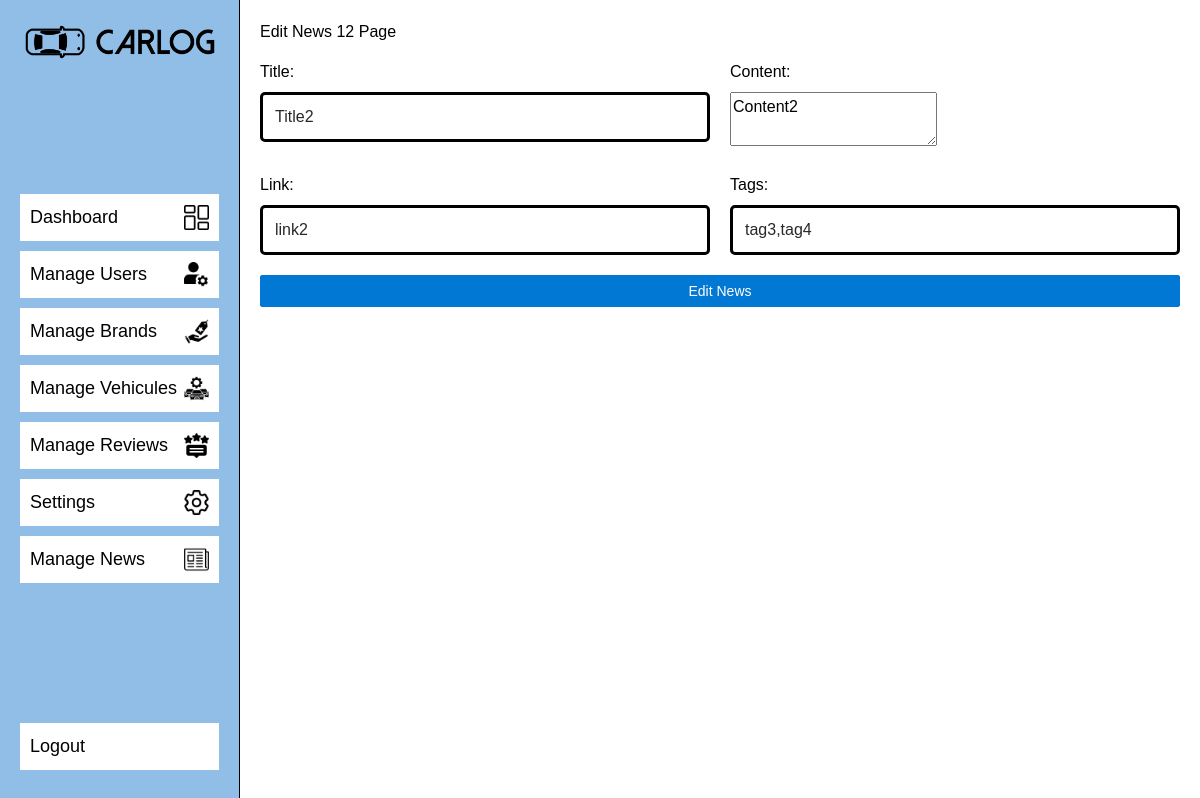
The page /admin/news/?id=12 (signed in) on the database its author committed.
### tables this page shows
CREATE TABLE `news` (
  `id` int(11) NOT NULL,
  `title` varchar(255) NOT NULL,
  `content` text NOT NULL,
  `link` varchar(255) DEFAULT NULL,
  `created_at` timestamp NOT NULL DEFAULT current_timestamp(),
  `updated_at` timestamp NOT NULL DEFAULT current_timestamp() ON UPDATE current_timestamp(),
  `tags` varchar(255) DEFAULT NULL,
  `views_count` int(11) DEFAULT 0,
  `likes_count` int(11) DEFAULT 0
);

### app/router.php (called while the page is built, shortened)
<?php
require_once($_SERVER['DOCUMENT_ROOT'] . "/CarLog/app/views/adminViews/editNewsPage.php");
$request = rtrim($_SERVER['REQUEST_URI'], '/') . '/';
$request = strtok($request, '?');
$view = null;
switch ($request) {
    case '/CarLog/admin/news/':
        if (isset($_GET['id'])) {
            $id = $_GET['id'];
            $view = new EditNewsPage($id);
        } else {
            $view = new PageNotFound();
        }
        break;
}
$view->showPage();

### config/queries/newsQueries.php (called while the page is built, shortened)
<?php
require_once($_SERVER['DOCUMENT_ROOT'] . '/CarLog/app/controllers/databaseController.php');
class NewsQueries
{
    public static function getNewsById()
    {
        return "SELECT * FROM news WHERE id = ?";
    }
}

### app/models/newsModel.php (called while the page is built, shortened)
<?php
require_once($_SERVER['DOCUMENT_ROOT'] . "/CarLog/Config/queries/newsQueries.php");
require_once($_SERVER['DOCUMENT_ROOT'] . '/CarLog/app/controllers/databaseController.php');
class NewsModel
{
    public function getNewsById($newsId)
    {
        $dbController = new DatabaseController();
        $database = $dbController->connect();
        $query = NewsQueries::getNewsById();
        $params = [$newsId];
        $news = $dbController->request($database, $query, $params);
        return $news[0];
    }
}

### app/controllers/databaseController.php (called while the page is built, shortened)
<?php
require_once($_SERVER['DOCUMENT_ROOT'] . '/CarLog/app/models/databaseModel.php');
class DatabaseController
{
    public function request($database, $query, $params = [])
    {
        $databaseModel = new DatabaseModel();
        return $databaseModel->request($database, $query, $params);
    }
}

### app/models/databaseModel.php (called while the page is built, shortened)
<?php
class DatabaseModel
{
    public function request($database, $query, $params = [])
    {
        try {
            $stmt = $database->prepare($query);
            if ($stmt) {
                if (!empty($params)) {
                    $stmt->execute($params);
                } else {
                    $stmt->execute();
                }
                $result = $stmt->fetchAll(PDO::FETCH_ASSOC);
                return $result;
            } else {
                return false;
            }
        } catch (PDOException $e) {
            echo "Query execution failed: " . $e->getMessage();
            return false;
        }
    }
}

### app/controllers/newsController.php (called while the page is built, shortened)
<?php
require_once($_SERVER['DOCUMENT_ROOT'] . '/CarLog/app/models/newsModel.php');
class NewsController
{
    public function getNewsById($newsId)
    {
        $newModel = new NewsModel();
        return $newModel->getNewsById($newsId);
    }
}

### app/views/adminViews/editNewsPage.php (the view, shortened to what this page needs)
<?php
require_once($_SERVER['DOCUMENT_ROOT'] . "/CarLog/app/controllers/newsController.php");
require_once($_SERVER['DOCUMENT_ROOT'] . "/CarLog/app/views/sharedViews/sharedViews.php");
class EditNewsPage
{
    private $id;
    public function __construct($id)
    {
        $this->id = $id;
    }
    public function showPage()
    {
        ?>
        <div class="page">
            <p>Edit News
                <?php echo $this->id; ?> Page
            </p>
            <?php
            $this->showNewsForm();
            ?>
        </div>
        <?php
    }
    private function showNewsForm()
    {
        $newsController = new NewsController();
        $news = $newsController->getNewsById($this->id);
        ?>
        <form method="POST" action="/CarLog/app/api/news/editNews.php?newsId=<?php echo $news['id'] ?>" class="addBrand-form"
            enctype="multipart/form-data">
            <div>
                <div>
                    <label for="title">Title:</label>
                    <input type="text" name="title" id="title" placeholder="Enter title" required
                        value="<?php echo $news['title'] ?>">
                </div>
                <div>
                    <label for="content">Content:</label>
                    <textarea name="content" id="content" placeholder="Enter content"
                        required><?php echo $news['content'] ?></textarea>
                </div>
                <div>
                    <label for="link">Link:</label>
                    <input type="text" name="link" id="link" placeholder="Enter link" required
                        value="<?php echo $news['link'] ?>">
                </div>
                <div>
                    <label for="tags">Tags:</label>
                    <input type="text" name="tags" id="tags" placeholder="Enter tags" required
                        value="<?php echo $news['tags'] ?>">
                </div>
            </div>
            <button type="submit">Edit News</button>
        </form>
        <?php
    }
}

### public/styles/styles.css (style rules this page uses)
body { width: 100%; height: 100vh; margin: 0; padding: 0; font-family: 'Poppins', sans-serif; font-size: 16px; font-weight: 400; line-height: 1.5; color: #000000; background-color: #ffffff; -webkit-font-smoothing: antialiased; -moz-osx-font-smoothing: grayscale; overflow-x: hidden; display: flex; flex-direction: column; }
.addBrand-form > div , .addVehicule-form > div { display: grid; grid-template-columns: 1fr 1fr; grid-gap: 20px; }
.addBrand-form , .addVehicule-form { display: flex; flex-direction: column; gap: 20px; }
input:not([type="file"]),select { border: 3px solid #000; border-radius: 5px; height: 50px; line-height: normal; color: #282828; display: block; width: 100%; box-sizing: border-box; user-select: auto; font-size: 16px; padding: 0 6px; padding-left: 12px; }
button { width: 100%; display: inline-block; outline: 0; text-align: center; cursor: pointer; padding: 0px 16px; border-radius: 2px; min-width: 80px; height: 32px; background-color: rgb(0, 120, 212); color: rgb(255, 255, 255); font-size: 14px; font-weight: 400; box-sizing: border-box; border: 1px solid rgb(0, 120, 212); }
label { font-size: 16px; font-weight: 500; line-height: 1.5; color: #000000; margin-bottom: 8px; display: block; user-select: none; }
.page { margin-left: 20%; padding: 20px; box-sizing: border-box; }

### rows shown on the page
news: title "Title2", content "Content2", link "link2", tags "tag3,tag4"

### other values the page prints
$this->id "12"
